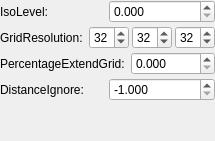
         <widget class="QWidget" name="MarchingCubesHoppe">
          <layout class="QVBoxLayout" name="verticalLayout_9">
           <property name="spacing">
            <number>3</number>
           </property>
           <property name="leftMargin">
            <number>0</number>
           </property>
           <property name="topMargin">
            <number>0</number>
           </property>
           <property name="rightMargin">
            <number>0</number>
           </property>
           <property name="bottomMargin">
            <number>0</number>
           </property>
           <item>
            <layout class="QHBoxLayout" name="horizontalLayout_24">
             <item>
              <widget class="QLabel" name="label_23">
               <property name="text">
                <string>IsoLevel: </string>
               </property>
              </widget>
             </item>
             <item>
              <widget class="QDoubleSpinBox" name="dspin_iso_level_2">
               <property name="decimals">
                <number>3</number>
               </property>
               <property name="maximum">
                <double>99999.000000000000000</double>
               </property>
              </widget>
             </item>
            </layout>
           </item>
           <item>
            <layout class="QHBoxLayout" name="horizontalLayout_26">
             <property name="spacing">
              <number>3</number>
             </property>
             <item>
              <widget class="QLabel" name="label_25">
               <property name="text">
                <string>GridResolution: </string>
               </property>
              </widget>
             </item>
             <item>
              <widget class="QSpinBox" name="spin_res_x_2">
               <property name="sizePolicy">
                <sizepolicy hsizetype="Ignored" vsizetype="Fixed">
                 <horstretch>0</horstretch>
                 <verstretch>0</verstretch>
                </sizepolicy>
               </property>
               <property name="maximum">
                <number>99999</number>
               </property>
               <property name="value">
                <number>32</number>
               </property>
              </widget>
             </item>
             <item>
              <widget class="QSpinBox" name="spin_res_y_2">
               <property name="sizePolicy">
                <sizepolicy hsizetype="Ignored" vsizetype="Fixed">
                 <horstretch>0</horstretch>
                 <verstretch>0</verstretch>
                </sizepolicy>
               </property>
               <property name="maximum">
                <number>99999</number>
               </property>
               <property name="value">
                <number>32</number>
               </property>
              </widget>
             </item>
             <item>
              <widget class="QSpinBox" name="spin_res_z_2">
               <property name="sizePolicy">
                <sizepolicy hsizetype="Ignored" vsizetype="Fixed">
                 <horstretch>0</horstretch>
                 <verstretch>0</verstretch>
                </sizepolicy>
               </property>
               <property name="maximum">
                <number>99999</number>
               </property>
               <property name="value">
                <number>32</number>
               </property>
              </widget>
             </item>
            </layout>
           </item>
           <item>
            <layout class="QHBoxLayout" name="horizontalLayout_25">
             <item>
              <widget class="QLabel" name="label_24">
               <property name="text">
                <string>PercentageExtendGrid: </string>
               </property>
              </widget>
             </item>
             <item>
              <widget class="QDoubleSpinBox" name="dspin_percentage_2">
               <property name="decimals">
                <number>3</number>
               </property>
               <property name="maximum">
                <double>99999.000000000000000</double>
               </property>
              </widget>
             </item>
            </layout>
           </item>
           <item>
            <layout class="QHBoxLayout" name="horizontalLayout_23">
             <item>
              <widget class="QLabel" name="label_22">
               <property name="text">
                <string>DistanceIgnore: </string>
               </property>
              </widget>
             </item>
             <item>
              <widget class="QDoubleSpinBox" name="dspin_dist_ignore">
               <property name="decimals">
                <number>3</number>
               </property>
               <property name="minimum">
                <double>-1.000000000000000</double>
               </property>
               <property name="maximum">
                <double>99999.000000000000000</double>
               </property>
               <property name="value">
                <double>-1.000000000000000</double>
               </property>
              </widget>
             </item>
            </layout>
           </item>
           <item>
            <spacer name="verticalSpacer_6">
             <property name="orientation">
              <enum>Qt::Vertical</enum>
             </property>
             <property name="sizeHint" stdset="0">
              <size>
               <width>20</width>
               <height>40</height>
              </size>
             </property>
            </spacer>
           </item>
          </layout>
         </widget>
